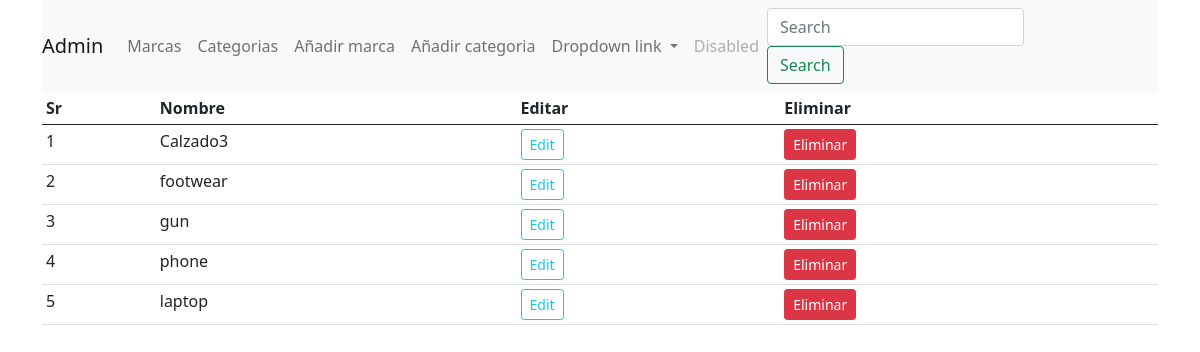
The page /category (signed in) on the database as committed earlier.
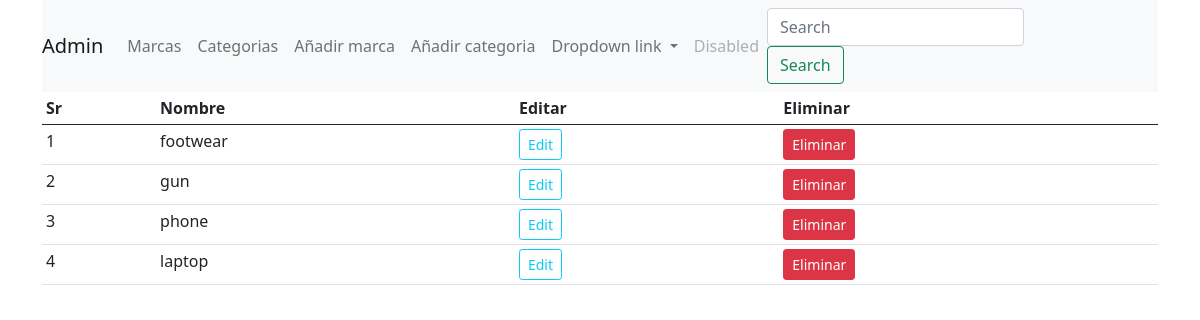
The same page on the database as committed later.
### shop/products/models.py (models this page shows)
class Category(db.Model):
    id = db.Column(db.Integer, primary_key=True)
    name = db.Column(db.String, nullable=False, unique=True)

### shop/admin/routes.py (the view)
@app.route('/category')
def category():
    if 'email' not in session:
        flash(f'Inicie sesion antes, por favor', 'danger')
        return redirect(url_for('login'))
    categories = Category.query.order_by(Category.id.desc()).all()
    return render_template('admin/brand.html', title="Brand page", categories=categories)

### shop/templates/admin/brand.html (shortened to what this page needs)
{% extends 'layout.html' %}
{% block content %}
{% include '_messages.html' %}
<div class="container">
        <nav class="navbar navbar-expand-lg navbar-light bg-light">
      <a class="navbar-brand" href="/admin" >Admin</a>
      <div class="collapse navbar-collapse" id="navbarSupportedContent">
            <ul class="navbar-nav mr-auto">
                <li class="nav-item active">
                    <a class="nav-link" href="/brands">Marcas</a>
                </li>
                <li class="nav-item active">
                    <a class="nav-link" href="/category">Categorias</a>
                </li>
                <li class="nav-item active">
                    <a class="nav-link" href="/addbrand">Añadir marca</a>
                </li>
                <li class="nav-item active">
                    <a class="nav-link" href="/addcat">Añadir categoria</a>
                </li>
                <li class="nav-item dropdown">
                    <a class="nav-link dropdown-toggle" href="#" id="navbarDropdownMenuLink" role="button" data-toggle="dropdown"
                    aria-haspopup="true" aria-expanded="false">
                    Dropdown link
                    </a>
                </li>
                <li class="nav-item">
                    <a class="nav-link disabled" href="#" tabindex="-1" aria-disabled="true">Disabled</a>
                </li>
            </ul>
        <form class="form-inline my-2 my-lg-0">
          <input class="form-control mr-sm-2" type="search" placeholder="Search" aria-label="Search">
          <button class="btn btn-outline-success my-2 my-sm-0" type="submit">Search</button>
        </form>
      </div>
    </nav>
</div>
<div class="container">
<table class="table table-sm table-condensed table-hover">
     <thead><tr>
         <th>Sr</th>
         <th>Nombre</th>
         <th>Editar</th>
         <th>Eliminar</th>
         </tr>
     </thead>
             <tbody>
                {% if brands %}
                {% for brand in brands %}
             <tr>
                 <td>{{loop.index}}</td>
                 <td>{{brand.name}}</td>
                 <td> <a href="{{url_for('updatebrand', id=brand.id)}}" class="btn btn-sm btn-outline-info">
                     Editar</a></td>
                 <td><form action="{{url_for('deletebrand', id=brand.id)}}" method="POST">
                     <button type="submit" class="btn btn-danger btn-sm">Eliminar</button>
                 </form></td>
             </tr>
                {% endfor %}
                {% else %}
                {% for category in categories %}
             <tr>
                 <td>{{loop.index}}</td>
                 <td>{{category.name}}</td>
                 <td> <a href="{{url_for('updatecat', id=category.id)}}" class="btn btn-sm btn-outline-info">Edit</a></td>
                 <td><form action="{{url_for('deletecat', id=category.id)}}" method="POST">
                     <button type="submit" class="btn btn-danger btn-sm">Eliminar</button>
                 </form></td>
             </tr>
                {% endfor %}
                {% endif %}
             </tbody>
        </table>
    </div>
{% endblock content %}

### shop/templates/layout.html (shortened to what this page needs)
<!doctype html>
<html lang="en">
  <head>
    <link rel="stylesheet" href="{{ url_for('static', filename='css/bootstrap.min.css')}}">
  </head>
  <body>
  {% block content %}
  {% endblock content %}
  </body>
</html>

### shop/templates/_messages.html (shortened to what this page needs)
{% extends 'layout.html' %}

Rows that differ between the two databases and show on the page:
removed Category: name "Calzado3"
